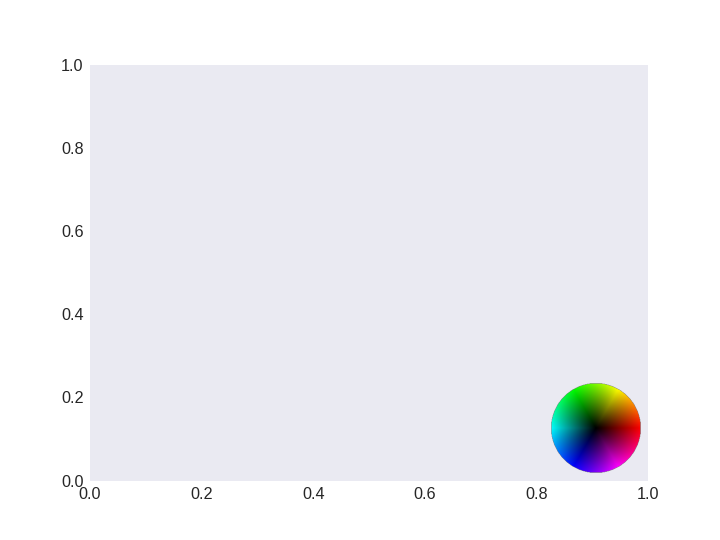

Source code (Python):
# 1. Adding a colorwheel to an empty axis
import discretisedfield.plotting as dfp
import matplotlib.pyplot as plt
# ...
fig, ax = plt.subplots()
ins_ax = dfp.add_colorwheel(ax)
